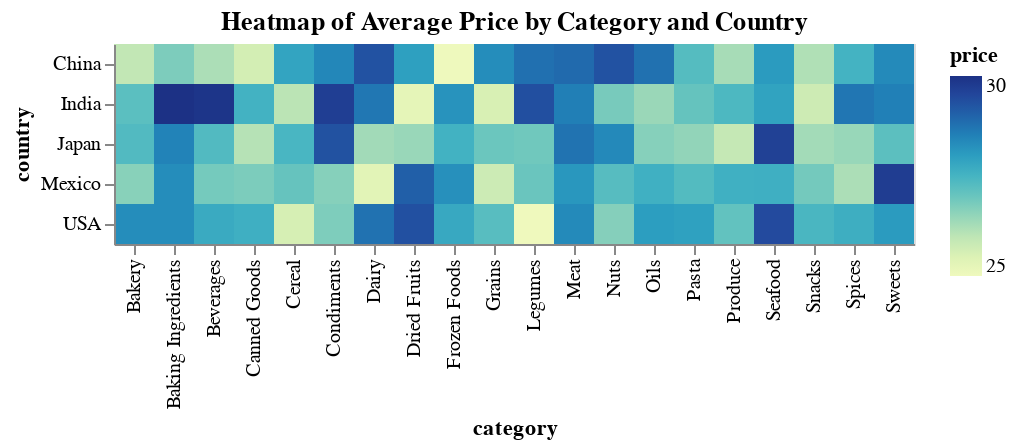

The notebook cell this image was saved under:
### Markdown cell above
### 6. **Heatmap of Average Price by Category and Country**
   - **Objective**: Visualize the interaction between product categories and countries in terms of average price.
   - **Visualization**: A heatmap with categories and countries.
   - **Code**:

### Code cell
alt.Chart(avg_price).mark_rect().encode(
    x='category:O',
    y='country:O',
    color='price:Q'
).properties(title='Heatmap of Average Price by Category and Country')

### Figure 1 — Vega-Lite specification as saved in the notebook (floating-point values rounded to 4 significant figures)
{"config": {"view": {"continuousWidth": 400, "continuousHeight": 300}}, "data": {"name": "data-0c7d700cfd8728d55145c5130ac10ab3"}, "mark": "rect", "encoding": {"color": {"field": "price", "type": "quantitative"}, "x": {"field": "category", "type": "ordinal"}, "y": {"field": "country", "type": "ordinal"}}, "title": "Heatmap of Average Price by Category and Country", "$schema": "https://vega.github.io/schema/vega-lite/v4.17.0.json", "datasets": {"data-0c7d700cfd8728d55145c5130ac10ab3": [{"category": "Bakery", "country": "China", "price": 25.94}, {"category": "Bakery", "country": "India", "price": 27.19}, {"category": "Bakery", "country": "Japan", "price": 27.32}, {"category": "Bakery", "country": "Mexico", "price": 26.65}, {"category": "Bakery", "country": "USA", "price": 28.28}, {"category": "Baking Ingredients", "country": "China", "price": 26.78}, {"category": "Baking Ingredients", "country": "India", "price": 29.94}, {"category": "Baking Ingredients", "country": "Japan", "price": 28.45}, {"category": "Baking Ingredients", "country": "Mexico", "price": 28.28}, {"category": "Baking Ingredients", "country": "USA", "price": 28.27}, {"category": "Beverages", "country": "China", "price": 26.23}, {"category": "Beverages", "country": "India", "price": 29.85}, {"category": "Beverages", "country": "Japan", "price": 27.31}, {"category": "Beverages", "country": "Mexico", "price": 26.86}, {"category": "Beverages", "country": "USA", "price": 27.71}, {"category": "Canned Goods", "country": "China", "price": 25.66}, {"category": "Canned Goods", "country": "India", "price": 27.53}, {"category": "Canned Goods", "country": "Japan", "price": 26.11}, {"category": "Canned Goods", "country": "Mexico", "price": 26.79}, {"category": "Canned Goods", "country": "USA", "price": 27.6}, {"category": "Cereal", "country": "China", "price": 27.84}, {"category": "Cereal", "country": "India", "price": 26.06}, {"category": "Cereal", "country": "Japan", "price": 27.44}, {"category": "Cereal", "country": "Mexico", "price": 27.05}, {"category": "Cereal", "country": "USA", "price": 25.62}, {"category": "Condiments", "country": "China", "price": 28.38}, {"category": "Condiments", "country": "India", "price": 29.64}, {"category": "Condiments", "country": "Japan", "price": 29.26}, {"category": "Condiments", "country": "Mexico", "price": 26.67}, {"category": "Condiments", "country": "USA", "price": 26.77}, {"category": "Dairy", "country": "China", "price": 29.25}, {"category": "Dairy", "country": "India", "price": 28.65}, {"category": "Dairy", "country": "Japan", "price": 26.35}, {"category": "Dairy", "country": "Mexico", "price": 25.36}, {"category": "Dairy", "country": "USA", "price": 28.72}, {"category": "Dried Fruits", "country": "China", "price": 27.94}, {"category": "Dried Fruits", "country": "India", "price": 25.31}, {"category": "Dried Fruits", "country": "Japan", "price": 26.46}, {"category": "Dried Fruits", "country": "Mexico", "price": 29.02}, {"category": "Dried Fruits", "country": "USA", "price": 29.28}, {"category": "Frozen Foods", "country": "China", "price": 25.07}, {"category": "Frozen Foods", "country": "India", "price": 28.17}, {"category": "Frozen Foods", "country": "Japan", "price": 27.55}, {"category": "Frozen Foods", "country": "Mexico", "price": 28.22}, {"category": "Frozen Foods", "country": "USA", "price": 27.75}, {"category": "Grains", "country": "China", "price": 28.28}, {"category": "Grains", "country": "India", "price": 25.59}, {"category": "Grains", "country": "Japan", "price": 26.98}, {"category": "Grains", "country": "Mexico", "price": 25.79}, {"category": "Grains", "country": "USA", "price": 27.23}, {"category": "Legumes", "country": "China", "price": 28.76}, {"category": "Legumes", "country": "India", "price": 29.31}, {"category": "Legumes", "country": "Japan", "price": 26.92}, {"category": "Legumes", "country": "Mexico", "price": 26.99}, {"category": "Legumes", "country": "USA", "price": 25.05}, {"category": "Meat", "country": "China", "price": 28.85}, {"category": "Meat", "country": "India", "price": 28.52}, {"category": "Meat", "country": "Japan", "price": 28.71}, {"category": "Meat", "country": "Mexico", "price": 28.11}, {"category": "Meat", "country": "USA", "price": 28.33}, {"category": "Nuts", "country": "China", "price": 29.25}, {"category": "Nuts", "country": "India", "price": 26.84}, {"category": "Nuts", "country": "Japan", "price": 28.35}, {"category": "Nuts", "country": "Mexico", "price": 27.25}, {"category": "Nuts", "country": "USA", "price": 26.69}, {"category": "Oils", "country": "China", "price": 28.73}, {"category": "Oils", "country": "India", "price": 26.44}, {"category": "Oils", "country": "Japan", "price": 26.67}, {"category": "Oils", "country": "Mexico", "price": 27.58}, {"category": "Oils", "country": "USA", "price": 27.98}, {"category": "Pasta", "country": "China", "price": 27.27}, {"category": "Pasta", "country": "India", "price": 27.06}, {"category": "Pasta", "country": "Japan", "price": 26.54}, {"category": "Pasta", "country": "Mexico", "price": 27.3}, {"category": "Pasta", "country": "USA", "price": 27.92}, {"category": "Produce", "country": "China", "price": 26.29}, {"category": "Produce", "country": "India", "price": 27.38}, {"category": "Produce", "country": "Japan", "price": 25.9}, {"category": "Produce", "country": "Mexico", "price": 27.59}, {"category": "Produce", "country": "USA", "price": 27.1}, {"category": "Seafood", "country": "China", "price": 28.03}, {"category": "Seafood", "country": "India", "price": 27.88}, {"category": "Seafood", "country": "Japan", "price": 29.59}, {"category": "Seafood", "country": "Mexico", "price": 27.6}, {"category": "Seafood", "country": "USA", "price": 29.39}, {"category": "Snacks", "country": "China", "price": 26.18}, {"category": "Snacks", "country": "India", "price": 25.76}, {"category": "Snacks", "country": "Japan", "price": 26.34}, {"category": "Snacks", "country": "Mexico", "price": 26.88}, {"category": "Snacks", "country": "USA", "price": 27.43}, {"category": "Spices", "country": "China", "price": 27.52}, {"category": "Spices", "country": "India", "price": 28.66}, {"category": "Spices", "country": "Japan", "price": 26.46}, {"category": "Spices", "country": "Mexico", "price": 26.23}, {"category": "Spices", "country": "USA", "price": 27.63}, {"category": "Sweets", "country": "China", "price": 28.34}, {"category": "Sweets", "country": "India", "price": 28.51}, {"category": "Sweets", "country": "Japan", "price": 27.18}, {"category": "Sweets", "country": "Mexico", "price": 29.67}, {"category": "Sweets", "country": "USA", "price": 28.04}]}}
